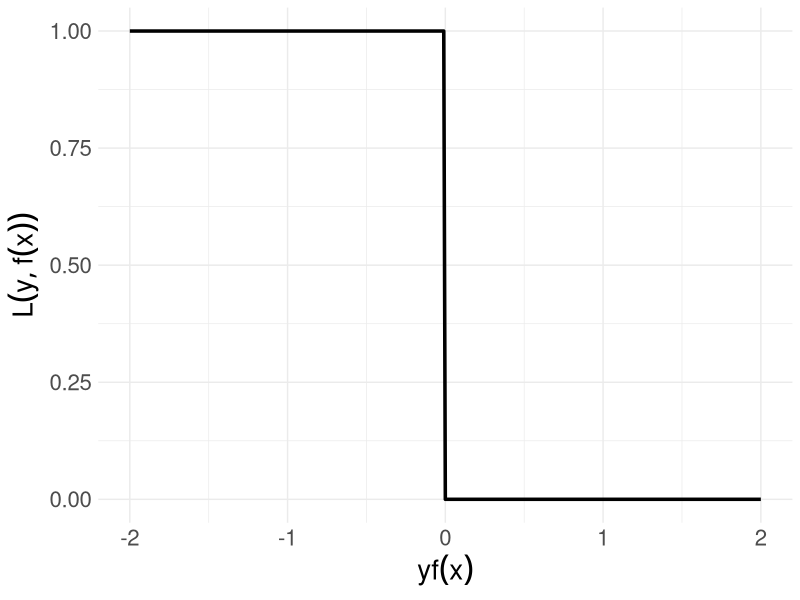
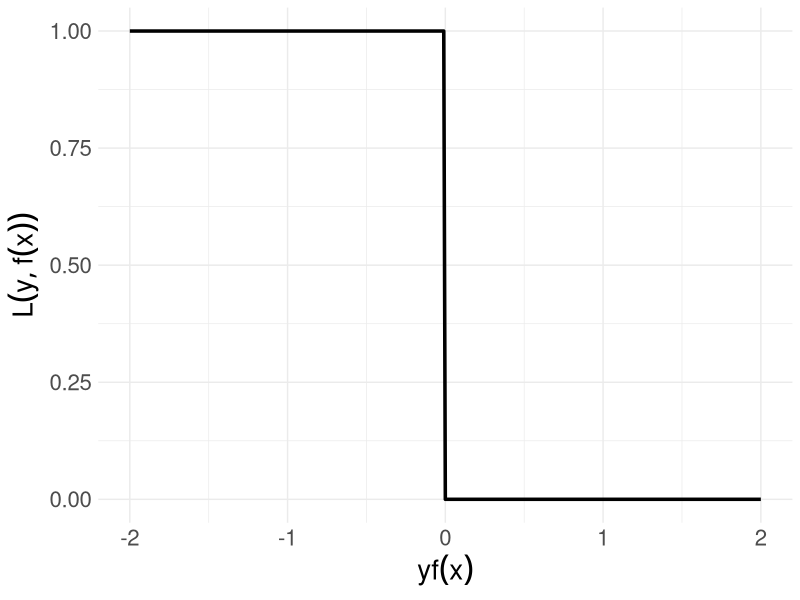

Here is the R script that generated these plots, in order:
# ------------------------------------------------------------------------------
# classification 01

# FIG: 0-1 Loss
# ------------------------------------------------------------------------------

library(ggplot2)

# DATA -------------------------------------------------------------------------

x <- seq(-2, 2, by = 0.01)
y <- as.numeric(x < 0)

# PLOTS ------------------------------------------------------------------------

p <- ggplot(data.frame(x, y), aes(x = x, y = y)) + 
  geom_line(size = 1.2) +
  xlab(expression(yf(x))) +
  ylab(expression(L(y, f(x))))

p <- p + theme_minimal()
p <- p + theme(text = element_text(size = 20))
p
ggsave("../figure/zero_one.png", p, height = 4, width = 9)
